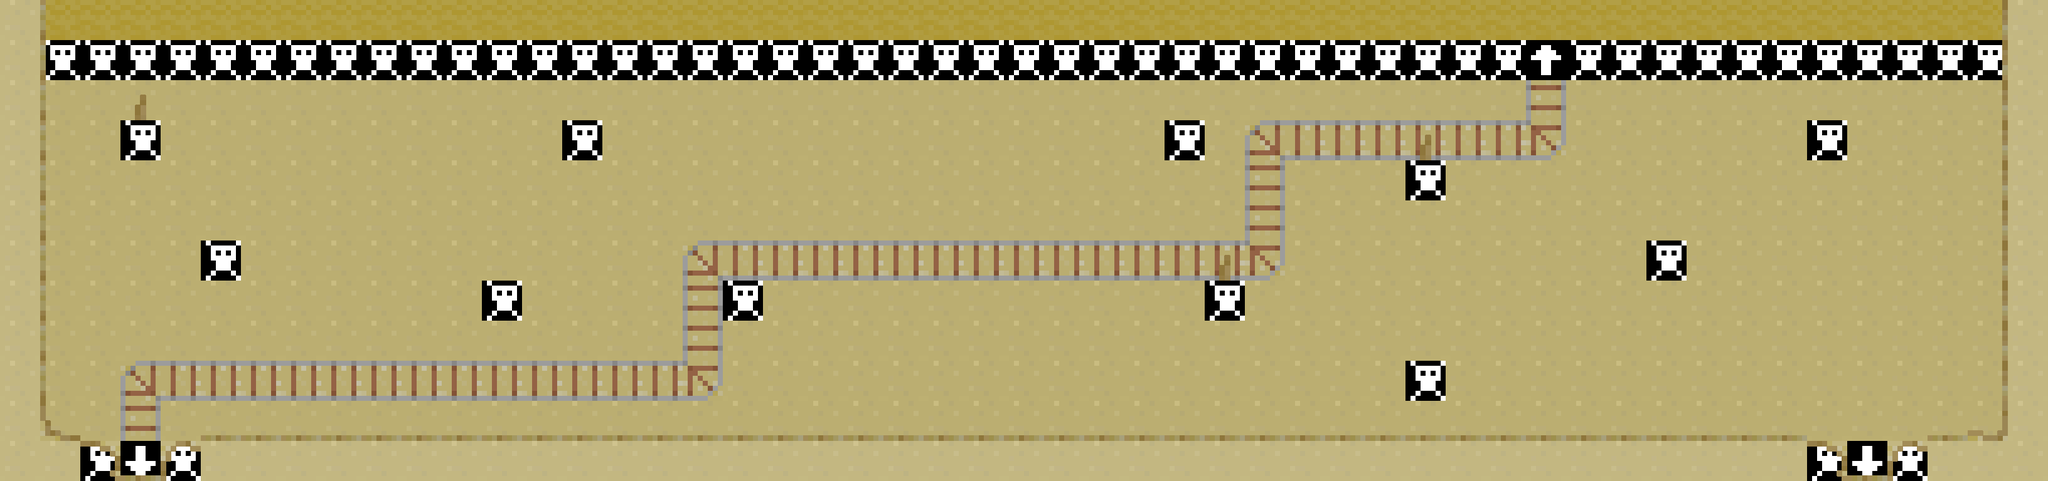

A level layout from a 2D game, rendered from its tile map. Below: a short description, then the map file with tile-grid data replaced by summaries:
An orthogonal 51x12 tile map with 64x64 px tiles, 4 tile layers (Tile Layer 1, object, collisions, Top Layer).

<map version="1.0" orientation="orthogonal" width="51" height="12" tilewidth="64" tileheight="64">
 <tileset firstgid="1" name="cave" tilewidth="64" tileheight="64" spacing="2" margin="1">
  <image source="../gfx/cave.png" width="528" height="1320" />
  <tile id="84">
   <properties>
    <property name="down" value="" />
   </properties>
  </tile>
  <tile id="85">
   <properties>
    <property name="up" value="" />
   </properties>
  </tile>
  <tile id="87">
   <properties>
    <property name="collision" value="" />
   </properties>
  </tile>
 </tileset>
 <layer name="Tile Layer 1" width="51" height="12">
  <data>[612 cells, 612 non-empty, 11 distinct tile ids]</data>
 </layer>
 <layer name="object" width="51" height="12">
  <data>[612 cells, 11 non-empty, 3 distinct tile ids]</data>
 </layer>
 <layer name="collisions" width="51" height="12">
  <data>[612 cells, 127 non-empty, 3 distinct tile ids]</data>
 </layer>
 <layer name="Top Layer" width="51" height="12">
  <data>[612 cells, 139 non-empty, 9 distinct tile ids]</data>
 </layer>
</map>
